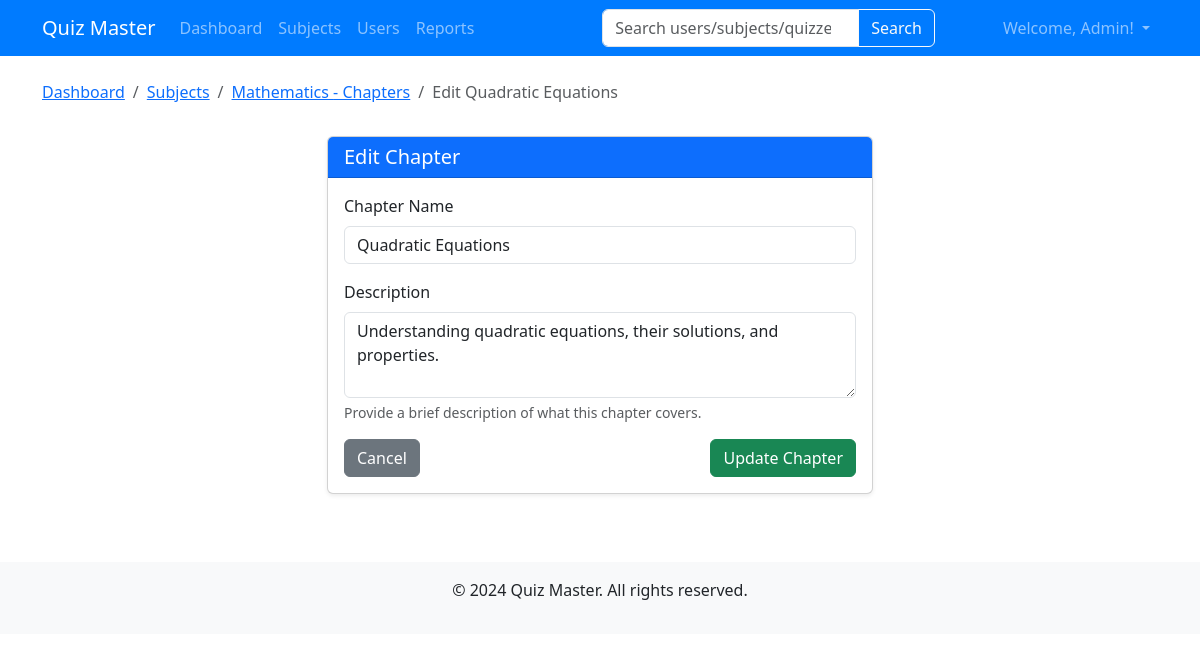
/admin/chapters/edit/2 (signed in), run on the app's committed database.
### models.py (models this page shows, shortened)
class User(db.Model,UserMixin):
    id = db.Column(db.Integer, primary_key=True)
    email = db.Column(db.String(120), unique=True, nullable=False)
    password = db.Column(db.String(200), nullable=False)
    full_name = db.Column(db.String(100), nullable=False)
    qualification = db.Column(db.String(100), nullable=True)
    dob = db.Column(db.String(20), nullable=True)
    is_admin = db.Column(db.Boolean, default=False)
    scores = db.relationship('Score', backref='user', lazy=True, cascade="all, delete-orphan")

class Subject(db.Model):
    id = db.Column(db.Integer, primary_key=True)
    name = db.Column(db.String(100), nullable=False)
    description = db.Column(db.Text, nullable=True)
    chapters = db.relationship('Chapter', backref='subject', lazy=True, cascade="all, delete-orphan")

class Chapter(db.Model):
    id = db.Column(db.Integer, primary_key=True)
    name = db.Column(db.String(100), nullable=False)
    description = db.Column(db.Text, nullable=True)
    subject_id = db.Column(db.Integer, db.ForeignKey('subject.id'), nullable=False)
    quizzes = db.relationship('Quiz', backref='chapter', lazy=True, cascade="all, delete-orphan")

### routes/admin.py (the view, shortened to what this page needs)
@admin.route('/chapters/edit/<int:id>', methods=['GET', 'POST'])
@login_required
def edit_chapter(id):
    chapter = Chapter.query.get_or_404(id)
    return render_template('admin/edit_chapter.html', chapter=chapter)

### app.py (called while the page is built)
@login_manager.user_loader
def load_user(user_id):
    return User.query.get(int(user_id))

### routes/admin.py (called while the page is built)
@admin.before_request
def check_admin():
    if not current_user.is_authenticated or not current_user.is_admin:
        flash('You must be an admin to access this page.')
        return redirect(url_for('auth.login'))

### templates/admin/edit_chapter.html (shortened to what this page needs)
{% extends 'base.html' %}
{% block content %}
<div class="row mb-3">
    <div class="col-12">
        <nav aria-label="breadcrumb">
            <ol class="breadcrumb">
                <li class="breadcrumb-item"><a href="{{ url_for('admin.dashboard') }}">Dashboard</a></li>
                <li class="breadcrumb-item"><a href="{{ url_for('admin.subjects') }}">Subjects</a></li>
                <li class="breadcrumb-item"><a href="{{ url_for('admin.chapters', subject_id=chapter.subject_id) }}">{{ chapter.subject.name }} - Chapters</a></li>
                <li class="breadcrumb-item active" aria-current="page">Edit {{ chapter.name }}</li>
            </ol>
        </nav>
    </div>
</div>
<div class="row">
    <div class="col-md-6 mx-auto">
        <div class="card shadow-sm">
            <div class="card-header bg-primary text-white">
                <h5 class="mb-0">Edit Chapter</h5>
            </div>
            <div class="card-body">
                <form method="POST" action="{{ url_for('admin.edit_chapter', id=chapter.id) }}">
                    <div class="mb-3">
                        <label for="name" class="form-label">Chapter Name</label>
                        <input type="text" class="form-control" id="name" name="name" value="{{ chapter.name }}" required>
                    </div>
                    <div class="mb-3">
                        <label for="description" class="form-label">Description</label>
                        <textarea class="form-control" id="description" name="description" rows="3">{{ chapter.description }}</textarea>
                        <div class="form-text">Provide a brief description of what this chapter covers.</div>
                    </div>
                    <div class="d-flex justify-content-between">
                        <a href="{{ url_for('admin.chapters', subject_id=chapter.subject_id) }}" class="btn btn-secondary">Cancel</a>
                        <button type="submit" class="btn btn-success">Update Chapter</button>
                    </div>
                </form>
            </div>
        </div>
    </div>
</div>
{% endblock %}

### templates/base.html (shortened to what this page needs)
<!DOCTYPE html>
<html lang="en">
<head>
    <link href="https://cdn.jsdelivr.net/npm/bootstrap@5.3.0-alpha1/dist/css/bootstrap.min.css" rel="stylesheet">
    <link rel="stylesheet" href="{{ url_for('static', filename='css/style.css') }}">
</head>
<body>
    <nav class="navbar navbar-expand-lg navbar-dark bg-primary">
        <div class="container">
            <a class="navbar-brand" href="/">Quiz Master</a>
            <div class="collapse navbar-collapse" id="navbarNav">
                <ul class="navbar-nav me-auto">
                    {% if current_user.is_authenticated %}
                        {% if current_user.is_admin %}
                            <li class="nav-item">
                                <a class="nav-link" href="{{ url_for('admin.dashboard') }}">Dashboard</a>
                            </li>
                            <li class="nav-item">
                                <a class="nav-link" href="{{ url_for('admin.subjects') }}">Subjects</a>
                            </li>
                            <li class="nav-item">
                                <a class="nav-link" href="{{ url_for('admin.users') }}">Users</a>
                            </li>
                            <li class="nav-item">
                                <a class="nav-link" href="{{ url_for('admin.reports') }}">Reports</a>
                            </li>
                        {% endif %}
                    {% endif %}
                </ul>
                {% if current_user.is_authenticated %}
                <form class="d-flex mx-auto" method="GET" action="{% if current_user.is_admin %}{{ url_for('admin.search') }}{% else %}{{ url_for('user.search') }}{% endif %}">
                    <div class="input-group">
                        <input class="form-control" type="search" name="query" placeholder="{% if current_user.is_admin %}Search users/subjects/quizzes{% else %}Search subjects/quizzes{% endif %}" aria-label="Search">
                        <button class="btn btn-outline-light" type="submit">Search</button>
                    </div>
                </form>
                {% endif %}
                <ul class="navbar-nav">
                    {% if current_user.is_authenticated %}
                        <li class="nav-item dropdown">
                            <a class="nav-link dropdown-toggle" href="#" id="navbarDropdown" role="button" data-bs-toggle="dropdown" aria-expanded="false">
                                Welcome, {{ current_user.full_name }}!
                            </a>
                        </li>
                    {% endif %}
                </ul>
            </div>
        </div>
    </nav>
    <div class="container mt-4">
        {% block content %}{% endblock %}
    </div>
    <footer class="mt-5 py-3 bg-light text-center">
        <div class="container">
            <p>&copy; 2024 Quiz Master. All rights reserved.</p>
        </div>
    </footer>
</body>
</html>

### static/css/style.css (style rules this page uses)
.navbar { background-color: #007bff !important; }
.form-label { font-weight: 500; }
.card { box-shadow: 0 4px 6px rgba(0,0,0,0.1); margin-bottom: 20px; }
.card-header { font-weight: 500; }
footer { margin-top: 30px; padding: 20px 0; background-color: #f8f9fa; }

### data on the page
User: full_name "Admin"
Subject: subject.name "Mathematics"
Chapter: name "Quadratic Equations", description "Understanding quadratic equations, their solutions, and properties."
